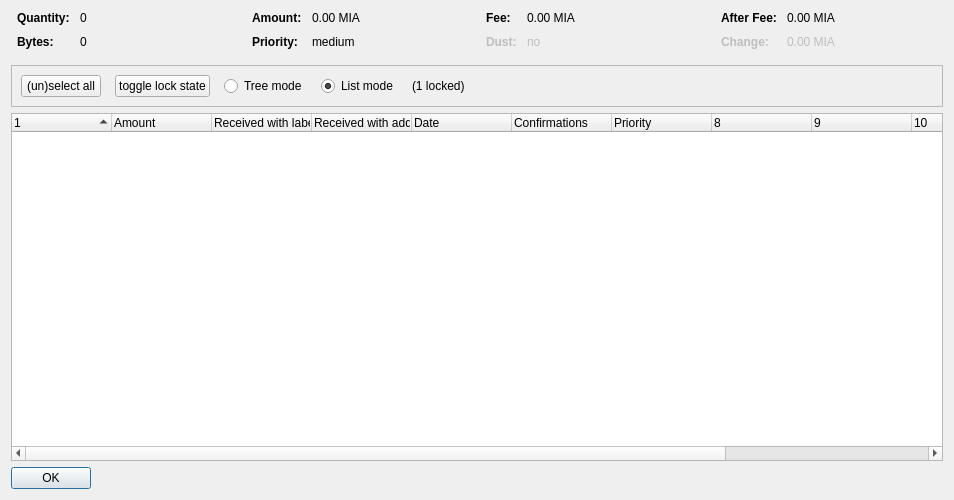
<?xml version="1.0" encoding="UTF-8"?>
<ui version="4.0">
 <class>CoinControlDialog</class>
 <widget class="QDialog" name="CoinControlDialog">
  <property name="geometry">
   <rect>
    <x>0</x>
    <y>0</y>
    <width>954</width>
    <height>500</height>
   </rect>
  </property>
  <property name="windowTitle">
   <string>Coin Selection</string>
  </property>
  <layout class="QVBoxLayout" name="verticalLayout">
   <item>
    <layout class="QHBoxLayout" name="horizontalLayoutTop" stretch="0,0,0,0">
     <property name="topMargin">
      <number>0</number>
     </property>
     <property name="bottomMargin">
      <number>10</number>
     </property>
     <item>
      <layout class="QFormLayout" name="formLayoutCoinControl1">
       <property name="horizontalSpacing">
        <number>10</number>
       </property>
       <property name="verticalSpacing">
        <number>10</number>
       </property>
       <property name="leftMargin">
        <number>6</number>
       </property>
       <property name="rightMargin">
        <number>6</number>
       </property>
       <item row="0" column="0">
        <widget class="QLabel" name="labelCoinControlQuantityText">
         <property name="font">
          <font>
           <weight>75</weight>
           <bold>true</bold>
          </font>
         </property>
         <property name="text">
          <string>Quantity:</string>
         </property>
        </widget>
       </item>
       <item row="0" column="1">
        <widget class="QLabel" name="labelCoinControlQuantity">
         <property name="cursor">
          <cursorShape>IBeamCursor</cursorShape>
         </property>
         <property name="contextMenuPolicy">
          <enum>Qt::ActionsContextMenu</enum>
         </property>
         <property name="text">
          <string notr="true">0</string>
         </property>
         <property name="textInteractionFlags">
          <set>Qt::LinksAccessibleByMouse|Qt::TextSelectableByKeyboard|Qt::TextSelectableByMouse</set>
         </property>
        </widget>
       </item>
       <item row="1" column="0">
        <widget class="QLabel" name="labelCoinControlBytesText">
         <property name="font">
          <font>
           <weight>75</weight>
           <bold>true</bold>
          </font>
         </property>
         <property name="text">
          <string>Bytes:</string>
         </property>
        </widget>
       </item>
       <item row="1" column="1">
        <widget class="QLabel" name="labelCoinControlBytes">
         <property name="cursor">
          <cursorShape>IBeamCursor</cursorShape>
         </property>
         <property name="contextMenuPolicy">
          <enum>Qt::ActionsContextMenu</enum>
         </property>
         <property name="text">
          <string notr="true">0</string>
         </property>
         <property name="textInteractionFlags">
          <set>Qt::LinksAccessibleByMouse|Qt::TextSelectableByKeyboard|Qt::TextSelectableByMouse</set>
         </property>
        </widget>
       </item>
      </layout>
     </item>
     <item>
      <layout class="QFormLayout" name="formLayoutCoinControl2">
       <property name="horizontalSpacing">
        <number>10</number>
       </property>
       <property name="verticalSpacing">
        <number>10</number>
       </property>
       <property name="leftMargin">
        <number>6</number>
       </property>
       <property name="rightMargin">
        <number>6</number>
       </property>
       <item row="0" column="0">
        <widget class="QLabel" name="labelCoinControlAmountText">
         <property name="font">
          <font>
           <weight>75</weight>
           <bold>true</bold>
          </font>
         </property>
         <property name="text">
          <string>Amount:</string>
         </property>
        </widget>
       </item>
       <item row="0" column="1">
        <widget class="QLabel" name="labelCoinControlAmount">
         <property name="cursor">
          <cursorShape>IBeamCursor</cursorShape>
         </property>
         <property name="contextMenuPolicy">
          <enum>Qt::ActionsContextMenu</enum>
         </property>
         <property name="text">
          <string notr="true">0.00 MIA</string>
         </property>
         <property name="textInteractionFlags">
          <set>Qt::LinksAccessibleByMouse|Qt::TextSelectableByKeyboard|Qt::TextSelectableByMouse</set>
         </property>
        </widget>
       </item>
       <item row="1" column="0">
        <widget class="QLabel" name="labelCoinControlPriorityText">
         <property name="font">
          <font>
           <weight>75</weight>
           <bold>true</bold>
          </font>
         </property>
         <property name="text">
          <string>Priority:</string>
         </property>
        </widget>
       </item>
       <item row="1" column="1">
        <widget class="QLabel" name="labelCoinControlPriority">
         <property name="cursor">
          <cursorShape>IBeamCursor</cursorShape>
         </property>
         <property name="contextMenuPolicy">
          <enum>Qt::ActionsContextMenu</enum>
         </property>
         <property name="text">
          <string>medium</string>
         </property>
         <property name="textInteractionFlags">
          <set>Qt::LinksAccessibleByMouse|Qt::TextSelectableByKeyboard|Qt::TextSelectableByMouse</set>
         </property>
        </widget>
       </item>
      </layout>
     </item>
     <item>
      <layout class="QFormLayout" name="formLayoutCoinControl3">
       <property name="horizontalSpacing">
        <number>10</number>
       </property>
       <property name="verticalSpacing">
        <number>10</number>
       </property>
       <property name="leftMargin">
        <number>6</number>
       </property>
       <property name="rightMargin">
        <number>6</number>
       </property>
       <item row="0" column="0">
        <widget class="QLabel" name="labelCoinControlFeeText">
         <property name="font">
          <font>
           <weight>75</weight>
           <bold>true</bold>
          </font>
         </property>
         <property name="text">
          <string>Fee:</string>
         </property>
        </widget>
       </item>
       <item row="0" column="1">
        <widget class="QLabel" name="labelCoinControlFee">
         <property name="cursor">
          <cursorShape>IBeamCursor</cursorShape>
         </property>
         <property name="contextMenuPolicy">
          <enum>Qt::ActionsContextMenu</enum>
         </property>
         <property name="text">
          <string notr="true">0.00 MIA</string>
         </property>
         <property name="textInteractionFlags">
          <set>Qt::LinksAccessibleByMouse|Qt::TextSelectableByKeyboard|Qt::TextSelectableByMouse</set>
         </property>
        </widget>
       </item>
       <item row="1" column="0">
        <widget class="QLabel" name="labelCoinControlLowOutputText">
         <property name="enabled">
          <bool>false</bool>
         </property>
         <property name="font">
          <font>
           <weight>75</weight>
           <bold>true</bold>
          </font>
         </property>
         <property name="text">
          <string>Dust:</string>
         </property>
        </widget>
       </item>
       <item row="1" column="1">
        <widget class="QLabel" name="labelCoinControlLowOutput">
         <property name="enabled">
          <bool>false</bool>
         </property>
         <property name="cursor">
          <cursorShape>IBeamCursor</cursorShape>
         </property>
         <property name="contextMenuPolicy">
          <enum>Qt::ActionsContextMenu</enum>
         </property>
         <property name="text">
          <string>no</string>
         </property>
         <property name="textInteractionFlags">
          <set>Qt::LinksAccessibleByMouse|Qt::TextSelectableByKeyboard|Qt::TextSelectableByMouse</set>
         </property>
        </widget>
       </item>
      </layout>
     </item>
     <item>
      <layout class="QFormLayout" name="formLayoutCoinControl4">
       <property name="horizontalSpacing">
        <number>10</number>
       </property>
       <property name="verticalSpacing">
        <number>10</number>
       </property>
       <property name="leftMargin">
        <number>6</number>
       </property>
       <property name="rightMargin">
        <number>6</number>
       </property>
       <item row="0" column="0">
        <widget class="QLabel" name="labelCoinControlAfterFeeText">
         <property name="font">
          <font>
           <weight>75</weight>
           <bold>true</bold>
          </font>
         </property>
         <property name="text">
          <string>After Fee:</string>
         </property>
        </widget>
       </item>
       <item row="0" column="1">
        <widget class="QLabel" name="labelCoinControlAfterFee">
         <property name="cursor">
          <cursorShape>IBeamCursor</cursorShape>
         </property>
         <property name="contextMenuPolicy">
          <enum>Qt::ActionsContextMenu</enum>
         </property>
         <property name="text">
          <string notr="true">0.00 MIA</string>
         </property>
         <property name="textInteractionFlags">
          <set>Qt::LinksAccessibleByMouse|Qt::TextSelectableByKeyboard|Qt::TextSelectableByMouse</set>
         </property>
        </widget>
       </item>
       <item row="1" column="0">
        <widget class="QLabel" name="labelCoinControlChangeText">
         <property name="enabled">
          <bool>false</bool>
         </property>
         <property name="font">
          <font>
           <weight>75</weight>
           <bold>true</bold>
          </font>
         </property>
         <property name="text">
          <string>Change:</string>
         </property>
        </widget>
       </item>
       <item row="1" column="1">
        <widget class="QLabel" name="labelCoinControlChange">
         <property name="enabled">
          <bool>false</bool>
         </property>
         <property name="cursor">
          <cursorShape>IBeamCursor</cursorShape>
         </property>
         <property name="contextMenuPolicy">
          <enum>Qt::ActionsContextMenu</enum>
         </property>
         <property name="text">
          <string notr="true">0.00 MIA</string>
         </property>
         <property name="textInteractionFlags">
          <set>Qt::LinksAccessibleByMouse|Qt::TextSelectableByKeyboard|Qt::TextSelectableByMouse</set>
         </property>
        </widget>
       </item>
      </layout>
     </item>
    </layout>
   </item>
   <item>
    <widget class="QFrame" name="frame">
     <property name="minimumSize">
      <size>
       <width>0</width>
       <height>40</height>
      </size>
     </property>
     <property name="frameShape">
      <enum>QFrame::StyledPanel</enum>
     </property>
     <property name="frameShadow">
      <enum>QFrame::Sunken</enum>
     </property>
     <layout class="QHBoxLayout" name="horizontalLayout">
      <item>
       <layout class="QHBoxLayout" name="horizontalLayoutPanel" stretch="0,0,0,0,0,0">
        <property name="spacing">
         <number>14</number>
        </property>
        <item>
         <widget class="QPushButton" name="pushButtonSelectAll">
          <property name="sizePolicy">
           <sizepolicy hsizetype="Maximum" vsizetype="Fixed">
            <horstretch>0</horstretch>
            <verstretch>0</verstretch>
           </sizepolicy>
          </property>
          <property name="text">
           <string>(un)select all</string>
          </property>
          <property name="autoDefault">
           <bool>false</bool>
          </property>
         </widget>
        </item>
        <item>
         <widget class="QPushButton" name="pushButtonToggleLock">
          <property name="sizePolicy">
           <sizepolicy hsizetype="Maximum" vsizetype="Fixed">
            <horstretch>0</horstretch>
            <verstretch>0</verstretch>
           </sizepolicy>
          </property>
          <property name="text">
           <string>toggle lock state</string>
          </property>
          <property name="autoDefault">
           <bool>false</bool>
          </property>
         </widget>
        </item>
        <item>
         <widget class="QRadioButton" name="radioTreeMode">
          <property name="sizePolicy">
           <sizepolicy hsizetype="Maximum" vsizetype="Fixed">
            <horstretch>0</horstretch>
            <verstretch>0</verstretch>
           </sizepolicy>
          </property>
          <property name="text">
           <string>Tree mode</string>
          </property>
         </widget>
        </item>
        <item>
         <widget class="QRadioButton" name="radioListMode">
          <property name="sizePolicy">
           <sizepolicy hsizetype="Maximum" vsizetype="Fixed">
            <horstretch>0</horstretch>
            <verstretch>0</verstretch>
           </sizepolicy>
          </property>
          <property name="text">
           <string>List mode</string>
          </property>
          <property name="checked">
           <bool>true</bool>
          </property>
         </widget>
        </item>
        <item>
         <widget class="QLabel" name="labelLocked">
          <property name="text">
           <string>(1 locked)</string>
          </property>
         </widget>
        </item>
        <item>
         <spacer name="horizontalSpacer">
          <property name="orientation">
           <enum>Qt::Horizontal</enum>
          </property>
          <property name="sizeHint" stdset="0">
           <size>
            <width>40</width>
            <height>20</height>
           </size>
          </property>
         </spacer>
        </item>
       </layout>
      </item>
     </layout>
    </widget>
   </item>
   <item>
    <widget class="CoinControlTreeWidget" name="treeWidget">
     <property name="contextMenuPolicy">
      <enum>Qt::CustomContextMenu</enum>
     </property>
     <property name="sortingEnabled">
      <bool>false</bool>
     </property>
     <property name="columnCount">
      <number>12</number>
     </property>
     <attribute name="headerShowSortIndicator" stdset="0">
      <bool>true</bool>
     </attribute>
     <attribute name="headerStretchLastSection">
      <bool>false</bool>
     </attribute>
     <column>
      <property name="text">
       <string/>
      </property>
     </column>
     <column>
      <property name="text">
       <string>Amount</string>
      </property>
     </column>
     <column>
      <property name="text">
       <string>Received with label</string>
      </property>
     </column>
     <column>
      <property name="text">
       <string>Received with address</string>
      </property>
     </column>
     <column>
      <property name="text">
       <string>Date</string>
      </property>
     </column>
     <column>
      <property name="text">
       <string>Confirmations</string>
      </property>
      <property name="toolTip">
       <string>Confirmed</string>
      </property>
     </column>
     <column>
      <property name="text">
       <string>Priority</string>
      </property>
     </column>
     <column>
      <property name="text">
       <string/>
      </property>
     </column>
     <column>
      <property name="text">
       <string/>
      </property>
     </column>
     <column>
      <property name="text">
       <string/>
      </property>
     </column>
     <column>
      <property name="text">
       <string/>
      </property>
     </column>
     <column>
      <property name="text">
       <string/>
      </property>
     </column>
    </widget>
   </item>
   <item>
    <widget class="QDialogButtonBox" name="buttonBox">
     <property name="sizePolicy">
      <sizepolicy hsizetype="Maximum" vsizetype="Fixed">
       <horstretch>0</horstretch>
       <verstretch>0</verstretch>
      </sizepolicy>
     </property>
     <property name="orientation">
      <enum>Qt::Horizontal</enum>
     </property>
     <property name="standardButtons">
      <set>QDialogButtonBox::Ok</set>
     </property>
    </widget>
   </item>
  </layout>
 </widget>
 <customwidgets>
  <customwidget>
   <class>CoinControlTreeWidget</class>
   <extends>QTreeWidget</extends>
   <header>coincontroltreewidget.h</header>
  </customwidget>
 </customwidgets>
 <resources/>
 <connections/>
</ui>
